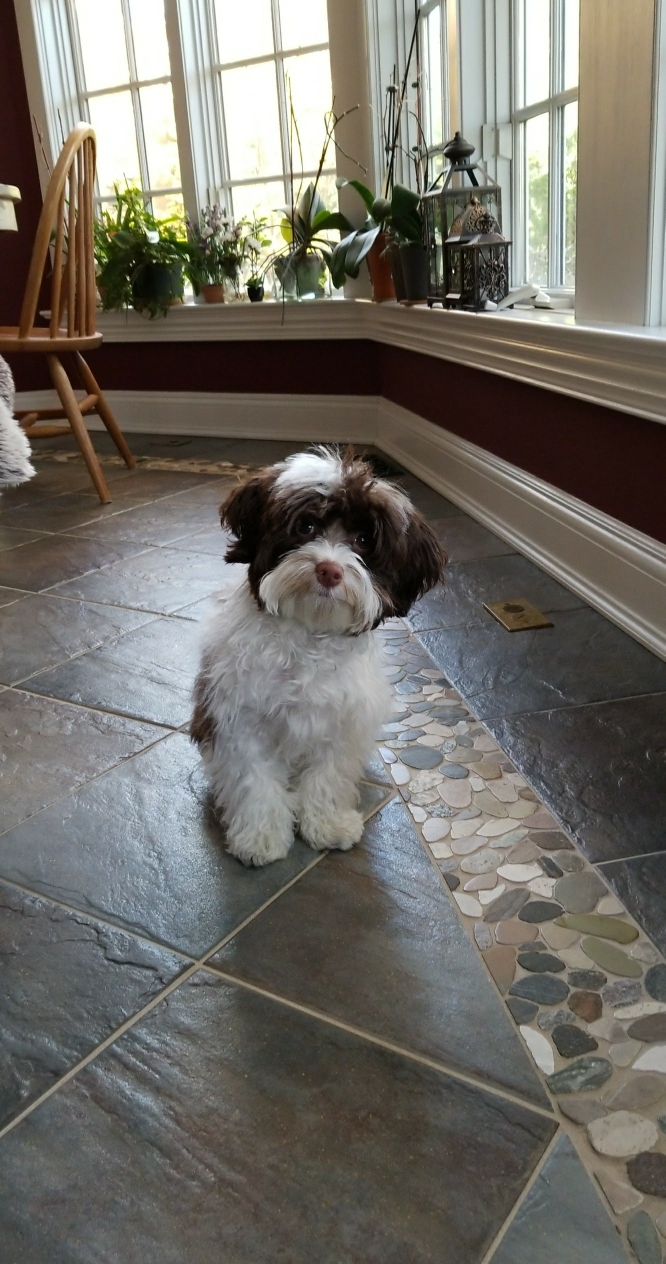
#> input picture intermediate_python/pillow/imgs/img.jpg, 1331 x 2527 px (shown at 1/2 size)
$ python 'img .py'
#> lines starting #> are read from the running program, lines starting #| are printed output that depends on the picture
from PIL import Image, ImageFont, ImageDraw


def generate_postcard(in_path, out_path, message=None, crop=None, width=None):
    """Create a Postcard With a Text Greeting

    Arguments:
        in_path {str} -- the file location for the input image.
        out_path {str} -- the desired location for the output image.
        crop {tuple} -- The crop rectangle, as a (left, upper, right, lower)-tuple. Default=None.
        width {int} -- The pixel width value. Default=None.
    Returns:
        str -- the file path to the output image.
    """
#> called with in_path = './imgs/img.jpg', out_path = './imgs/cropped_img.png', message = 'This is a cute dog'

    with Image.open(in_path) as im:
#> im is the input picture: PIL image 1331x2527 RGB; mean R, G, B 112.2, 109, 102.2
        width, height = im.size
#> width = 1331; height = 2527
        left = 450
        top = 900
        right = 850
        bottom = 1275
        im_crop = im.crop((left, top, right, bottom))
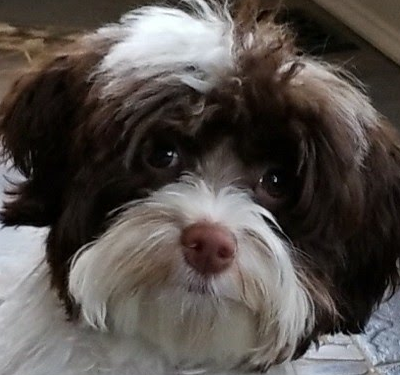
#> im_crop: PIL image 400x375 RGB; mean R, G, B 86.1, 79.8, 75.9
        width, height = im_crop.size
#> width = 400; height = 375
        im_resize = im_crop.resize((width*2, height*2))

        txt = Image.new("RGBA", im_resize.size, (255, 255, 255, 0))
        fnt = ImageFont.truetype("./fonts/LilitaOne-Regular.ttf", 40)
        d = ImageDraw.Draw(txt)

        d.text((10,10), message, font=fnt, fill=(0, 0, 0, 255))

        im_resize = im_resize.convert("RGBA")
#> im_resize: PIL image 800x750 RGBA
        out = Image.alpha_composite(im_resize, txt)

        out.save(out_path)
        a = 10
#> (the run stopped early here; a loop or call above may not have finished)
